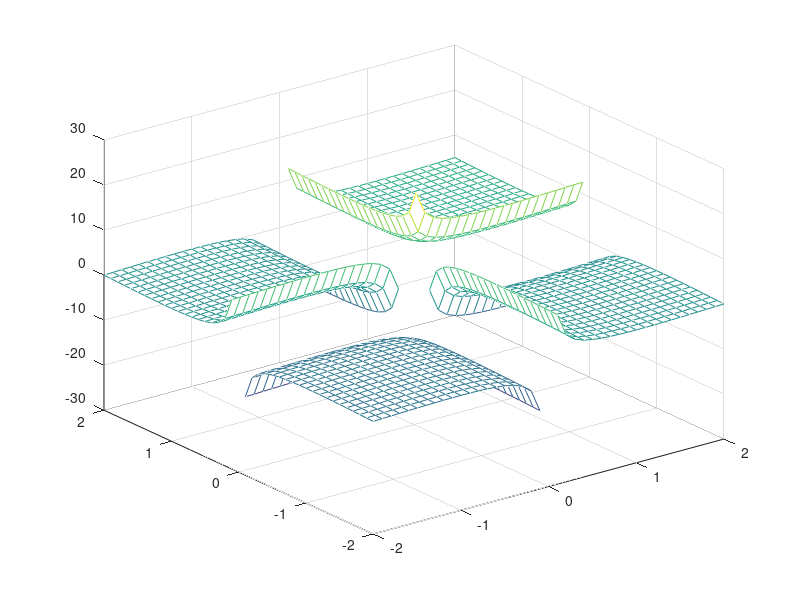
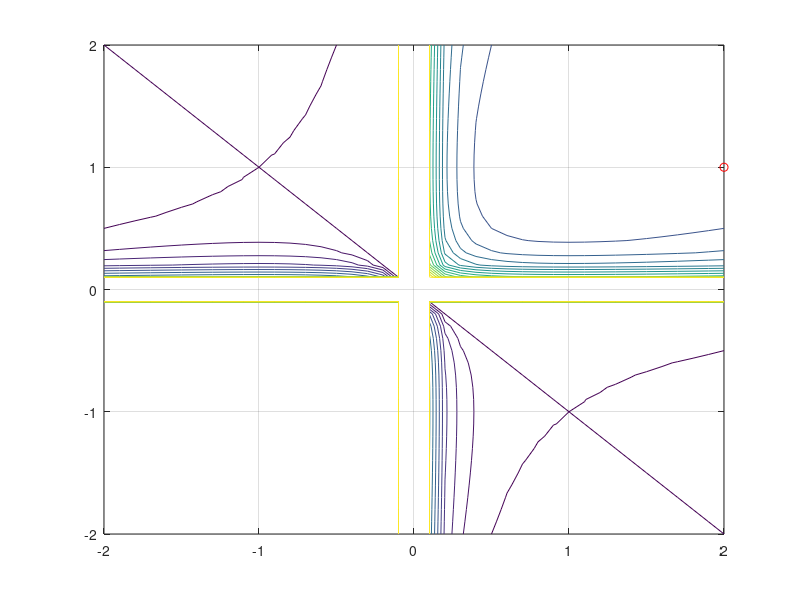

The MATLAB source for these figures, in order: (Note: this script raises an error after producing the figures.)
% MECH 559 - M. Kokkolaras
% McGill University
% 

clear all
clc
%close all
clf

x1 = -2:.1:2;
%x1 = -2:.1:2;
x1 = -2:.1:2;
%x1 = 0:.01:2;
x2=x1;
for i=1:length(x1)
    for j = 1:length(x2)
        f(i,j) = x1(j)+(1/x1(j))+x2(i)+(1/x2(i));
    end
end

figure(1)
mesh(x1,x2,f)

figure(2)
clf
V = 0:1:20; 
cs = contour(x1,x2,f,V); 
hold on

% Choose method (gradient = 1, Newton = 2)
method = 1;

% Ask for intitial guess
%xold = input('Type initial guess as a column vector');
xold = [-2 -2]'; 
%xold = [5 2]';
xold = [2,1]';
%xold = [1,0]';
plot(xold(1),xold(2),'ro'), grid on
disp(['objective function value = ',num2str(obj(xold))])

my_epsilon = .000001;
kmax = 1000;

my_continue = 0;
k = 0;
while my_continue == 0
    k = k + 1
    if method == 1
       % Gradient method
       %pick alpha or use exact line search by commenting accordingly
       alpha = 0.01;
       alpha = grad(xold)*grad(xold)'/ ...
               (grad(xold)*hessian(xold)*grad(xold)')
       xnew = xold - alpha*grad(xold)'
    else
       % Newton's method (won't work because of singular Hessian)
       alpha = 1;
       xnew = xold - alpha*inv(hessian(xold))*grad(xold)'
    end
    disp(['norm of gradient = ', num2str(norm(grad(xnew)))])
    disp(['objective function value = ',num2str(obj(xnew))])
    pause
    plot(xnew(1),xnew(2),'ro')
    if norm(grad(xnew)) <= my_epsilon
        my_continue = 1;
    end
    xold = xnew;
    if k > kmax
       my_continue = 1;
       disp('maximum number of iteration reached')
    end
end

function g = grad(x)
    g(1) = 1-(1/x(1)^2);
    g(2) = 1-(1/x(2)^2);
end

function H = hessian(x)
    H = [2/x(1)^3 0;...
         0 2/(x(2)^3)];
end

function f = obj(x)
    f = x(1)+(1/x(1))+x(2)+(1/x(2));
end